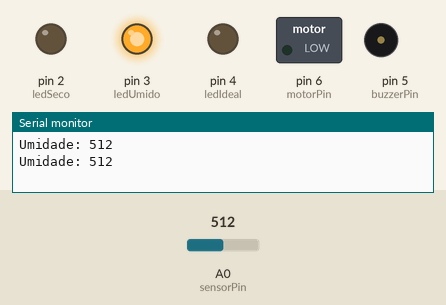
Recording of a sketch running on a simulated Arduino Uno, built with avr-gcc and run on an emulated ATmega328P. Parts: switched loads named in the sketch (green lamp = pin HIGH), output pins drawn as LEDs (lit = HIGH), buzzer (waves = sounding), the last lines printed to the serial monitor. The test bench sets the inputs (shaded band); at power-on: A0 (sensorPin) = 512.

Above: at 1.8 s.
1.9 s: A0 (sensorPin) set to 689
3.4 s: A0 (sensorPin) set to 710
At 4.9 s:
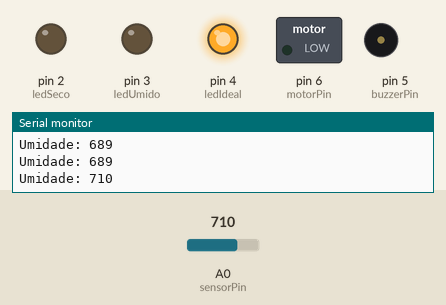
5.5 s: A0 (sensorPin) set to 290
At 6.4 s:
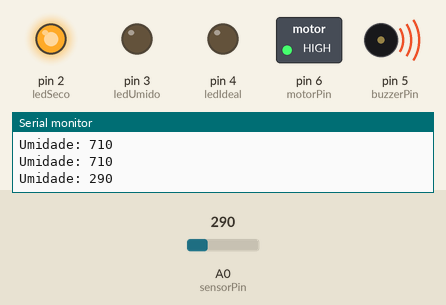
7.5 s: A0 (sensorPin) set to 312
At 9.2 s:
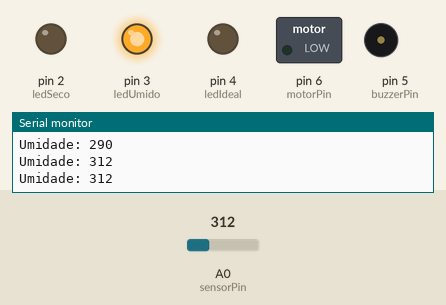
9.5 s: A0 (sensorPin) set to 122
At 10.7 s:
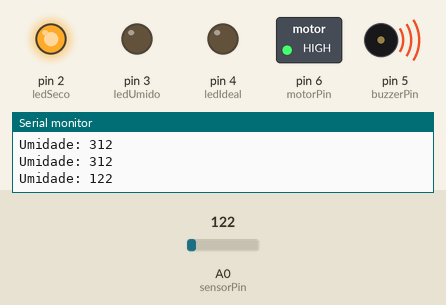
Timing chart, 0 to 12.5 s (numbered marks = the images above; inputs shaded):
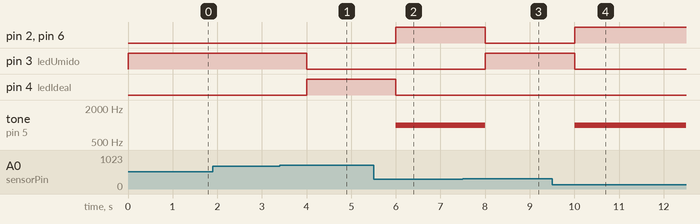

The sketch:

indicador_de_qualidade_do_solo1.ino
```cpp
const int sensorPin = A0;       // Pino do sensor de umidade
const int ledSeco = 2;          // LED vermelho (solo seco)
const int ledUmido = 3;         // LED amarelo (solo úmido)
const int ledIdeal = 4;         // LED verde (solo ideal)
const int buzzerPin = 5;        // Pino do buzzer
const int motorPin = 6;         // Pino do motor (bomba de água)

int umidade;

void setup() {
  // Configura os pinos dos LEDs como saída
  pinMode(ledSeco, OUTPUT);
  pinMode(ledUmido, OUTPUT);
  pinMode(ledIdeal, OUTPUT);
  pinMode(buzzerPin, OUTPUT);
  pinMode(motorPin, OUTPUT);

  Serial.begin(9600);           // Inicia comunicação serial com o monitor
}

void loop() {
  // Lê o valor do sensor (0 a 1023)
  umidade = analogRead(sensorPin);

  // Exibe o valor no monitor serial
  Serial.print("Umidade: ");
  Serial.println(umidade);

  // Acionar os LEDs, o buzzer e o motor
  if (umidade < 300) {          // Solo seco
    digitalWrite(ledSeco, HIGH);
    digitalWrite(ledUmido, LOW);
    digitalWrite(ledIdeal, LOW);
    tone(buzzerPin, 1000);      // Ativa o buzzer
    digitalWrite(motorPin, HIGH); // Liga a bomba de água
  } else if (umidade >= 300 && umidade < 700) { // Solo úmido
    digitalWrite(ledSeco, LOW);
    digitalWrite(ledUmido, HIGH);
    digitalWrite(ledIdeal, LOW);
    noTone(buzzerPin);          // Desativa o buzzer
    digitalWrite(motorPin, LOW); // Desliga a bomba de água
  } else {                      // Solo ideal
    digitalWrite(ledSeco, LOW);
    digitalWrite(ledUmido, LOW);
    digitalWrite(ledIdeal, HIGH);
    noTone(buzzerPin);          // Desativa o buzzer
    digitalWrite(motorPin, LOW); // Desliga a bomba de água
  }

  // Aguarda 1 segundo antes de ler novamente
  delay(1000);
}
```

Measured:
- the behaviour switches between 699 and 700 on A0 (sensorPin) (found by bisection; images 0 and 1)
- the behaviour switches between 299 and 300 on A0 (sensorPin) (found by bisection; images 2 and 3)
- after the input at 3.4 s, pin 3 (ledUmido): HIGH → LOW after 0.60 s; pin 4 (ledIdeal): LOW → HIGH after 0.60 s
- after the input at 5.5 s, pin 2 (ledSeco), pin 6 (motorPin): LOW → HIGH after 0.50 s; pin 4 (ledIdeal): HIGH → LOW after 0.50 s; tone on pin 5 (buzzerPin): silent → 1000 Hz after 0.50 s
- after the input at 7.5 s, pin 2 (ledSeco), pin 6 (motorPin): HIGH → LOW after 0.50 s; pin 3 (ledUmido): LOW → HIGH after 0.50 s; tone on pin 5 (buzzerPin): 1000 Hz → silent after 0.50 s
- after the input at 9.5 s, pin 2 (ledSeco), pin 6 (motorPin): LOW → HIGH after 0.50 s; pin 3 (ledUmido): HIGH → LOW after 0.50 s; tone on pin 5 (buzzerPin): silent → 1000 Hz after 0.50 s
